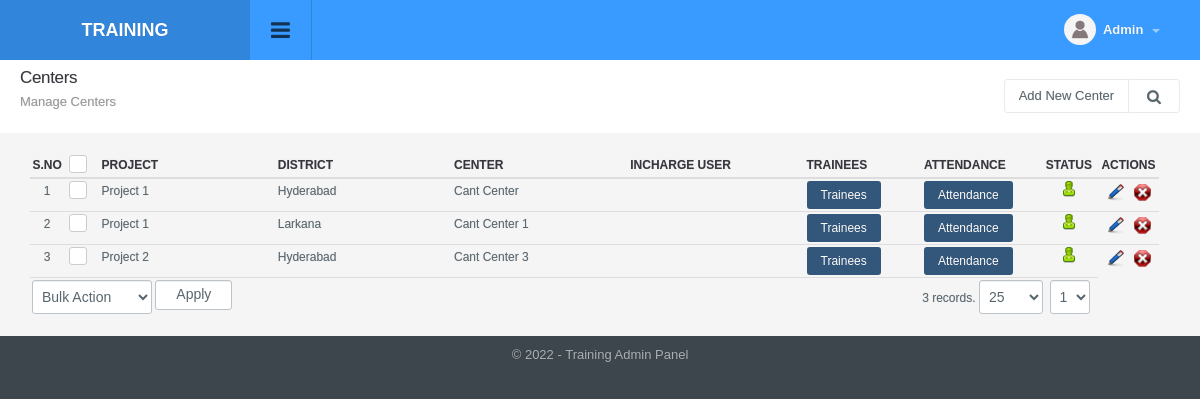
Screenshot of /centers_manage.php (signed in) with the database file from the repository.
### tables this page shows
CREATE TABLE `config_variable` (
  `id` int(11) NOT NULL,
  `config_type_id` int(11) NOT NULL,
  `title` varchar(512) NOT NULL,
  `notes` varchar(512) NOT NULL,
  `type` varchar(200) NOT NULL,
  `default_values` text NOT NULL,
  `key` varchar(200) NOT NULL,
  `value` text NOT NULL,
  `sortorder` int(11) NOT NULL
);

CREATE TABLE `centers` (
  `id` int(11) NOT NULL,
  `project_id` int(11) DEFAULT NULL,
  `district_id` int(11) DEFAULT NULL,
  `center` varchar(50) NOT NULL,
  `incharge_user_id` int(11) DEFAULT NULL,
  `status` int(1) NOT NULL DEFAULT '1',
  `ts` timestamp NOT NULL DEFAULT CURRENT_TIMESTAMP ON UPDATE CURRENT_TIMESTAMP
);

CREATE TABLE `projects` (
  `id` int(11) NOT NULL,
  `department_id` int(11) DEFAULT NULL,
  `title` varchar(50) NOT NULL,
  `status` int(1) NOT NULL DEFAULT '1',
  `ts` timestamp NOT NULL DEFAULT CURRENT_TIMESTAMP ON UPDATE CURRENT_TIMESTAMP
);

CREATE TABLE `districts` (
  `id` int(11) NOT NULL,
  `name` varchar(50) NOT NULL,
  `status` int(1) NOT NULL DEFAULT '1',
  `ts` timestamp NOT NULL DEFAULT CURRENT_TIMESTAMP ON UPDATE CURRENT_TIMESTAMP
);

### include/utility.php (called while the page is built, shortened)
<?php
function get_config($var){
	global $dblink;
	$sql="select value from config_variable where `key`='".slash($var)."'";
	$resConfig=doquery($sql,$dblink);
	if(numrows($resConfig)>0){
		while($rowConfig=dofetch($resConfig))
			return unslash($rowConfig["value"]);
	}
}
$site_title=get_config("site_title");
function slash($str){
	if(!is_array($str))
		return utf8_encode(addslashes($str));
	else{
		for($i=0; $i<count($str); $i++)
			$str[$i]=slash($str[$i]);
		return $str;
	}
}
function unslash($str){
	return stripslashes(utf8_decode($str));
	}
function get_field($table_id, $table, $field_name='title'){
 	global $dblink;
 	$rs=doquery("select ".$field_name." from $table where id='".$table_id."'", $dblink);
 	if(numrows($rs)>0){
 		$r=dofetch($rs);
 		return unslash($r[$field_name]);
 	}
}

### include/db.php (called while the page is built, shortened)
<?php
function doquery($qr,$lnk){
	@$res=mysqli_query($lnk,$qr) or die($qr." - ".mysqli_error($lnk));
	return $res;
}
function dofetch($rs){
	@$rec=mysqli_fetch_array($rs);
	return $rec;
}
function numrows($rs){
	return mysqli_num_rows($rs);
}

### modules/centers/list.php (the view, shortened to what this page needs)
<?php
$extra='';
?>
<div class="page-header">
	<h1 class="title">Centers</h1>
  	<ol class="breadcrumb">
    	<li class="active">Manage Centers</li>
  	</ol>
  	<div class="right">
    	<div class="btn-group" role="group" aria-label="...">
        	<a href="centers_manage.php?tab=add" class="btn btn-light editproject">Add New Center</a>
            <a id="topstats" class="btn btn-light" href="#"><i class="fa fa-search"></i></a>
    	</div>
    </div>
</div>
<div class="panel-body table-responsive">
	<table class="table table-hover list">
    	<thead>
            <tr>
                <th width="2%" class="text-center">S.No</th>
                <th class="text-center" width="3%"><div class="checkbox checkbox-primary">
                    <label for="select_all"></label></div></th>
                <th width="15%">Project</th>
                <th width="15%">District</th>
                <th width="15%">Center</th>
                <th width="15%">Incharge User</th>
                <th width="10%">Trainees</th>
                <th width="10%">Attendance</th>
                <th width="5%" class="text-center">Status</th>
                <th width="5%" class="text-center">Actions</th>
            </tr>
        </thead>
        <tbody>
            <?php
            $sql="select * from centers where 1 $extra order by center";
            $rs=show_page($rows, $pageNum, $sql);
            if(numrows($rs)>0){
                $sn=1;
                while($r=dofetch($rs)){
                    ?>
                    <tr>
                        <td class="text-center"><?php echo $sn;?></td>
                        <td class="text-center"><div class="checkbox margin-t-0 checkbox-primary">
                            <label for="<?php echo "rec_".$sn?>"></label></div>
                        </td>
                        <td><?php echo get_field($r["project_id"], "projects", "title"); ?></td>
                        <td><?php echo get_field($r["district_id"], "districts", "name"); ?></td>
                        <td><?php echo unslash($r["center"]); ?></td>
                        <td><?php echo get_field($r["incharge_user_id"], "users", "name"); ?></td>
                        <td><a href="trainees_manage.php?center_id=<?php echo $r["id"]?>" class="btn btn-sm btn-primary fancybox_iframe">Trainees</a></td>
                        <td><a href="centers_manage.php?tab=attendance&id=<?php echo $r["id"]?>&date=<?php echo date('d/m/Y');?>" class="btn btn-sm btn-primary fancybox_iframe">Attendance</a></td>
                        <td class="text-center">
                            <a href="centers_manage.php?id=<?php echo $r['id'];?>&tab=status&s=<?php echo ($r["status"]==0)?1:0;?>">
                                <?php
                                if($r["status"]==0){
                                    ?>
                                    <img src="images/offstatus.png" alt="Off" title="Set Status On">
                                    <?php
                                }
                                else{
                                    ?>
                                    <img src="images/onstatus.png" alt="On" title="Set Status Off">
                                    <?php
                                }
                                ?>
                            </a>
                        </td>
                        <td class="text-center">
                            <a href="centers_manage.php?tab=edit&id=<?php echo $r['id'];?>"><img title="Edit Record" alt="Edit" src="images/edit.png"></a>&nbsp;&nbsp;
                            <a onclick="return confirm('Are you sure you want to delete')" href="centers_manage.php?id=<?php echo $r['id'];?>&amp;tab=delete"><img title="Delete Record" alt="Delete" src="images/delete.png"></a>
                        </td>
                    </tr>
                    <?php
                    $sn++;
                }
                ?>
                <tr>
                    <td colspan="5" class="actions">
                        <select name="bulk_action" class="" id="bulk_action" title="Choose Action">
                            <option value="null">Bulk Action</option>
                        </select>
                        <input type="button" name="apply" value="Apply" id="apply_bulk_action" class="btn btn-light" title="Apply Action"  />
                    </td>
                    <td colspan="4" class="paging" title="Paging" align="right"><?php echo pages_list($rows, "centers", $sql, $pageNum)?></td>
                </tr>
                <?php
            }
            else{
                ?>
                <tr>
                    <td colspan="9"  class="no-record">No Result Found</td>
                </tr>
                <?php
            }
            ?>
        </tbody>
     </table>
</div>

### include/header.php (shortened to what this page needs)
<!DOCTYPE html PUBLIC "-//W3C//DTD XHTML 1.0 Transitional//EN" "http://www.w3.org/TR/xhtml1/DTD/xhtml1-transitional.dtd">
<html xmlns="http://www.w3.org/1999/xhtml">
<head>
<link type="text/css" rel="stylesheet" href="css/font-awesome.min.css" />
<link type="text/css" rel="stylesheet" href="css/font-awesome.css" />
<link type="text/css" rel="stylesheet"  href="css/bootstrap.css" />
<link rel="stylesheet" href="css/bootstrap-datetimepicker.min.css" />
<link type="text/css" rel="stylesheet"  href="css/awesome-bootstrap-checkbox.css" />
<link href="css/general.css" type="text/css" rel="stylesheet" />
<link type="text/css" rel="stylesheet"  href="css/style.css" />
<link rel="stylesheet" href="//code.jquery.com/ui/1.12.1/themes/base/jquery-ui.css">
</head>
<body>
	<div id="wrapper" class="round_corners">
    	<div id="top" class="clearfix">
            <div class="applogo">
			<a href="index.php" class="logo"><?php $admin_logo=get_config("admin_logo"); if(empty($admin_logo)) echo $site_title; else { ?><img src="<?php echo $file_upload_root;?>config/<?php echo $admin_logo?>" width="50" style="margin-right:5px" /><?php echo $site_title; }?></a>
            </div>
            <a class="sidebar-open-button" href="#"><i class="fa fa-bars"></i></a>
            <ul class="top-right">
            	<li class="dropdown link">
                	<a class="dropdown-toggle profilebox" data-toggle="dropdown" href="#">
                    	<img alt="img" src="images/profileimg-default.png">
                        <b><?php echo ucfirst((isset($_SESSION["logged_in_admin"]) && $_SESSION["logged_in_admin"]!="")?$_SESSION["logged_in_admin"]["name"]:"Guest");?></b>
                        <span class="caret"></span>
                    </a>
                </li>
           </ul>
        </div>
		<div class="content" style="margin-left:0">

### include/footer.php (shortened to what this page needs)
<div id="footer" class="bottom_round_corners">
	<div id="footer_content">
    	<address>&copy; <?php echo date("Y");?> - <?php echo $site_title; ?> Admin Panel</address>
    </div>
</div>
<link href="js/fancybox/jquery.fancybox.min.css" rel="stylesheet" type="text/css" />
<link href="js/chosen/chosen.css" rel="stylesheet" type="text/css" />
<link rel="stylesheet" type="text/css" href="css/angularjs-datetime-picker.css" />
</body>
</html>

### rows the page displays
config_variable: value "TRAINING", value "Training"
centers: project.title "Project 1", district.name "Hyderabad", center "Cant Center", status 1 (drawn)
centers: project.title "Project 1", district.name "Larkana", center "Cant Center 1", status 1 (drawn)
centers: project.title "Project 2", district.name "Hyderabad", center "Cant Center 3", status 1 (drawn)

### other values shown
pages_list($rows, "centers", $sql, $pageNum) "3 records."
form field page "1"
